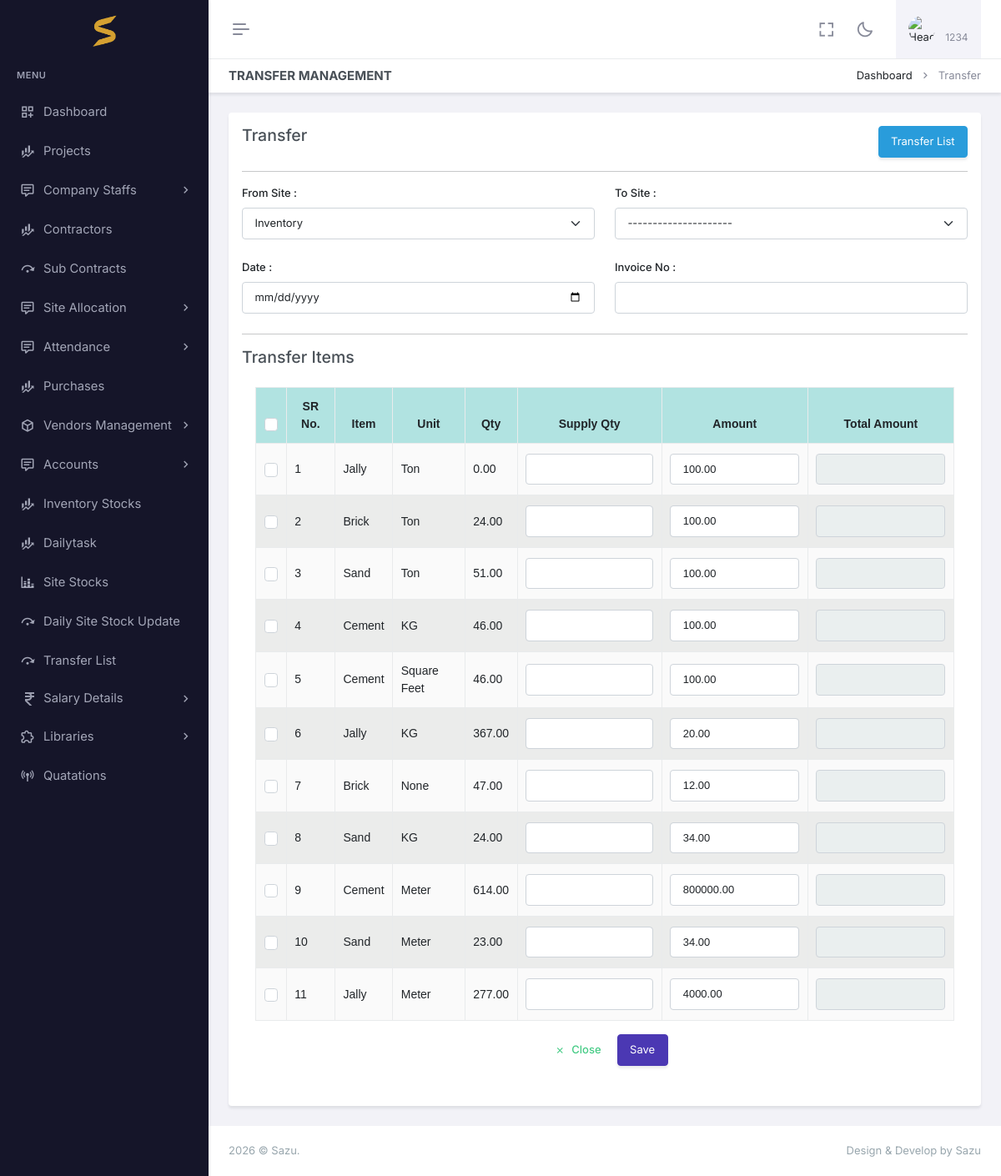
The app's page /transfer/ (signed in) with its own data.
### app/auth_models.py (models this page shows, shortened)
class CustomUser(AbstractBaseUser, PermissionsMixin):
    email=models.EmailField(null=True, blank=True,unique=True)
    image = models.ImageField(upload_to='profile_images/', null=True, blank=True)
    name = models.CharField(max_length=255)
    phone_number = models.CharField(max_length=10, unique=True)
    pin = models.CharField(max_length=6, null=True, blank=True)
    is_active = models.BooleanField(default=True)
    admin = models.BooleanField(default=False)
    is_employee = models.BooleanField(default=False)
    is_owner=models.BooleanField(default=False)
    created_at =models.DateField(auto_now_add=True)
    is_staff = models.BooleanField(default=False)
    is_superuser = models.BooleanField(default=False)
    otp = models.CharField(max_length=6, null=True, blank=True)
    created_at =models.DateField(auto_now_add=True)
    proof=models.FileField(upload_to="proof/", null=True, blank=True)
    USERNAME_FIELD = 'phone_number'
    REQUIRED_FIELDS = ['name']
    disable = models.BooleanField(default=False)
    objects = CustomUserManager()
    @property
    def company(self):
        print(self.is_employee)
        if self.admin:
            return self.company_set.all().last()
        if self.is_employee:
            if self.employee_set.all():
                return self.employee_set.all().last().company
        return None

### app/models.py (models this page shows, shortened)
class InventoryStock(models.Model):
    company=models.ForeignKey(Company,related_name='inventory_stocks', on_delete=models.CASCADE,null=True,blank=True)
    item=models.ForeignKey(MaterialLibrary, on_delete=models.CASCADE,null=True,blank=True)
    name= models.CharField(max_length=255,null=True,blank=True)
    total_supplied_qty=models.DecimalField(max_digits=10, decimal_places=2, default=0.0)
    qty=models.DecimalField(max_digits=10, decimal_places=2, default=0.0)    #add  with purchase qty
    price=models.DecimalField(max_digits=10, decimal_places=2, default=0.0)
    unit=models.ForeignKey(Uom, on_delete=models.CASCADE,null=True,blank=True)
    total_amount=models.DecimalField(max_digits=10, decimal_places=2, default=0.0)
    taken_qty = models.DecimalField(max_digits=10, decimal_places=2, default=0.0)
    date = models.DateField(auto_now_add=True, null=True, blank=True)

class MaterialLibrary(models.Model):
    company=models.ForeignKey(Company, on_delete=models.CASCADE,null=True,blank=True)
    item=models.CharField(max_length=100,null=True,blank=True)
    unit=models.ForeignKey(Uom, on_delete=models.CASCADE,null=True,blank=True)
    price=models.DecimalField(max_digits=10, decimal_places=2, default=0.0)
    date = models.DateField(auto_now_add=True, null=True, blank=True)
    class Meta:
        unique_together = ('item', 'company', 'unit')

class Uom(models.Model):
    company=models.ForeignKey(Company, on_delete=models.CASCADE,null=True,blank=True)
    name=models.CharField(max_length=50)
    date = models.DateField(auto_now_add=True, null=True, blank=True)
    def __str__(self):
        return self.name

### app/api.py (the view)
# urls.py: path('transfer/',api.transfer, name="transfer"),
@login_required(login_url='login')
def transfer(request):  #change name
    user=request.user
    allow,msg= check_user(request,TransferInvoice,instance=False)  # CHANGE model
    if not allow:
         context ={"unauthorized":msg}
         return render(request,"login.html",context)
    uom =Uom.objects.filter(company=request.user.company).order_by("-id")
    site =Project.objects.filter(company=request.user.company).order_by("-id")
    from_site = request.GET.get('from',"")
    print(from_site)
    items =[]
    if from_site:
        pro =site.filter(id=from_site).last()
        items = SiteStock.objects.filter(project=pro)
        print(items)
    else:
        items = InventoryStock.objects.filter(company=request.user.company).order_by("-id")
    querysets = TransferInvoice.objects.filter(company=request.user.company).order_by("-id")   #change query
    queryset,pages,search =customPagination(request,TransferInvoice,querysets)    #change, model
    context= {'queryset': queryset,"location":"transfer","pages" :pages,"search":search,"site":site,"uom":uom,"inventory" :request.user.company,'items' :items}   #change location name
    return render(request,"transfer/transfer.html",context)    #change template name

### app/context_processors.py (called while the page is built)
def my_env_var(request):
    return {
        'my_env_var': settings.JS_ENV
    }

### app/utils.py (called while the page is built)
def customPagination(request,Klass,queryset,serializer_class=None):
    search_query = request.GET.get('search',"")
    if search_query:
        search_filters = Q()
        for field in Klass._meta.fields:
            if field.get_internal_type() in ['CharField', 'TextField']:
                search_filters |= Q(**{f'{field.name}__icontains': search_query})
        queryset = queryset.filter(search_filters)
    paginator = Paginator(queryset, PAGE_SIZE)
    page_number = request.GET.get('page')
    page_obj = paginator.get_page(page_number)
    pages =paginator.num_pages
    obj =page_obj.object_list
    if serializer_class:
            queryjs =  (serializer_class(obj,many=True).data)
            print(queryjs)
    return page_obj,pages,search_query

def check_user(request,klass,instance=False):
    msg ='not allowed'
    return True ,msg

### app/templates/transfer/transfer.html (shortened to what this page needs)
{% extends "base.html" %}
{% load static %}
{% block header2 %}
<div id="layout-wrapper">
	<div class="main-content">
		<div class="page-content">
			<div class="container-fluid">
				<div class="row">
					<div class="col-12">
						<div class="page-title-box d-sm-flex align-items-center justify-content-between">
							<h4 class="mb-sm-0">Transfer Management</h4>
							<div class="page-title-right">
								<ol class="breadcrumb m-0">
									<li class="breadcrumb-item"><a href="javascript: void(0);">Dashboard</a></li>
									<li class="breadcrumb-item active">Transfer</li>
								</ol>
							</div>
						</div>
					</div>
				</div>
				<div class="row">
					<div class="col-lg-12">
						<div class="card">
							<div class="card-body">
								<div class="row">
									<div class="col-lg-10 col-md-10">
										<h4> Transfer </h4>
									</div>
									<div class="col-lg-2 col-md-2">
										<a href="{% url 'transferlist' %}" class="btn btn-info" style="float:right;">Transfer List</a>
									</div>
								</div>
								<hr>
								<form id="createForm" enctype="multipart/form-data">
									<div class="row">
										<div class="col-md-6 mb-2">
											<label for="" class="form-label">From Site :</label>
											<form id="transferForm" action="{% url 'add_transfer' %}" method="GET">
												<select class="form-select mb-3" aria-label="Default select example"
													id="fromsite" name="fromsite">
													{% if selectedSite|stringformat:"s" == "0" %}
													<option value="0" selected>Inventory</option>
													{% else %}
													<option value="0">Inventory</option>
													{% endif %}
												</select>
											</form>
										</div>
										<div class="col-md-6 mb-2">
											<label for="" class="form-label">To Site :</label>
											<select class="form-select mb-3" aria-label="Default select example"
												id="tosite" name="tosite">
												<option value="">---------------------</option>
											</select>
										</div>
										<div class="col-md-6 mb-2">
											<label for="" class="form-label">Date :</label>
											<input type="date" class="form-control" id="created_at" name="created_at">
										</div>
										<div class="col-md-6 mb-2">
											<label for="" class="form-label">Invoice No :</label>
											<input type="text" class="form-control" id="invoice_id" name="invoice_id">
										</div>
									</div>
									<hr>
									<h4>Transfer Items </h4>
									<div class="card-body">
										<table id="tab1"
											class="table table-bordered dt-responsive nowrap table-striped align-middle"
											style="width:100%">
											<thead>
												<tr>
													<th scope="col" style="width: 10px;">
														<div class="form-check">
															<input class="form-check-input fs-15" type="checkbox"
																id="checkAll" value="option">
														</div>
													</th>
													<th>SR No.</th>
													<th>Item</th>
													<th>Unit</th>
													<th>Qty</th>
													<th>Supply Qty</th>
													<th>Amount</th>
													<th>Total Amount</th>
												</tr>
											</thead>
											<tbody>
												{% for i in items %}
												<tr data-item-id="{{ i.id }}">
													<th scope="row">
														<div class="form-check">
															<input class="form-check-input fs-15 item-checkbox"
																type="checkbox" name="checkAll" value="{{i.item.id}}">
														</div>
													</th>
													<td>{{ forloop.counter }}</td>
													<td>{{i.item.item}}</td>
													<td>{{i.unit}}</td>
													<td>{{i.qty}}</td>
													<td><input type="text" class="form-control supply-qty" name="qty"
															min="0" max="{{i.qty}}"
															onchange="calculateTotalAmount(this)"
															data-item="{{ i.item.item }}">
													</td>
													<td><input type="text" class="form-control amount" id="amount"
															value="{{i.price}}" id="amount_{{forloop.counter}}"
															onchange="calculateTotalAmount(this)" name="amount">
													</td>
													<td>
														<input type="text" class="form-control total_amount" readonly
															id="total_amount_{{forloop.counter}}" name="total_amount">
													</td>
												</tr>
												{% endfor %}
											</tbody>
										</table>
										<p class="text-center mt-2">
											<button class="btn btn-link link-success fw-medium shadow-none"
												data-bs-dismiss="modal" onclick="clearErrors()">
												<i class="ri-close-line me-1 align-middle"></i> Close</button>
											<button type="button" class="btn btn-primary"
												onclick="createFunction(this)">Save
											</button>
										</p>
									</div>
								</form>
							</div>
						</div>
					</div>
				</div>
			</div>
			<footer class="footer">
				<div class="container-fluid">
					<div class="row">
						<div class="col-sm-6">
						</div>
						<div class="col-sm-6">
							<div class="text-sm-end d-none d-sm-block">
							</div>
						</div>
					</div>
				</div>
			</footer>
		</div>
	</div>
	{% endblock header2 %}

### app/templates/appbar.html (shortened to what this page needs)
{% load static %}
<div id="layout-wrapper">
    <header id="page-topbar">
        <div class="layout-width">
            <div class="navbar-header">
                <div class="d-flex">
                    <button type="button"
                        class="btn btn-sm px-3 fs-16 header-item vertical-menu-btn topnav-hamburger shadow-none"
                        id="topnav-hamburger-icon">
                        <span class="hamburger-icon">
                            <span></span>
                            <span></span>
                            <span></span>
                        </span>
                    </button>
                </div>
                <div class="d-flex align-items-center">
                    <div class="ms-1 header-item d-none d-sm-flex">
                        <button type="button"
                            class="btn btn-icon btn-topbar btn-ghost-secondary rounded-circle shadow-none"
                            data-toggle="fullscreen">
                            <i class="bx bx-fullscreen fs-22"></i>
                        </button>
                    </div>
                    <div class="ms-1 header-item d-none d-sm-flex">
                        <button type="button"
                            class="btn btn-icon btn-topbar btn-ghost-secondary rounded-circle light-dark-mode shadow-none">
                            <i class="bx bx-moon fs-22"></i>
                        </button>
                    </div>
                    <div class="dropdown ms-sm-3 header-item topbar-user">
                        <button type="button" class="btn shadow-none" id="page-header-user-dropdown"
                            data-bs-toggle="dropdown" aria-haspopup="true" aria-expanded="false">
                            <span class="d-flex align-items-center">
                                <img class="rounded-circle header-profile-user"
                                    src="{% static 'assets/images/users/avatar-1.jpg' %}" alt="Header Avatar">
                                <span class="text-start ms-xl-2">
                                    <span
                                        class="d-none d-xl-block ms-1 fs-12 user-name-sub-text">{{request.user.name}}</span>
                                </span>
                            </span>
                        </button>
                    </div>
                </div>
            </div>
        </div>
    </header>
</div>

### app/static/assets/css/style.css (style rules this page uses)
input[readonly] { background-color: rgb(234, 239, 239); }

### app/static/assets/css/table.css (style rules this page uses)
:root { --table-font-family: Arial, sans-serif; --table-font-size: 14px; }
table { width: 100%; border-collapse: collapse; font-family: var(--table-font-family); font-size: var(--table-font-size); }
th, td { border: 1px solid #ddd; padding: 10px; }
th { text-transform: capitalize; background-color: #f2f2f2; text-align: center !important; }
thead:first-child { background-color: #8ad5d3aa; }
tr:nth-child(even) { background-color: #d8dad883; }
th:first-letter { text-transform: uppercase; }

### records on screen
CustomUser: user.name "1234"
InventoryStock: item.item "Jally", unit "Ton", qty "0.00", amount "100.00"
InventoryStock: item.item "Brick", unit "Ton", qty "24.00", amount "100.00"
InventoryStock: item.item "Sand", unit "Ton", qty "51.00", amount "100.00"
InventoryStock: item.item "Cement", unit "KG", qty "46.00", amount "100.00"
InventoryStock: item.item "Cement", unit "Square Feet", qty "46.00", amount "100.00"
InventoryStock: item.item "Jally", unit "KG", qty "367.00", amount "20.00"
InventoryStock: item.item "Brick", unit "None", qty "47.00", amount "12.00"
InventoryStock: item.item "Sand", unit "KG", qty "24.00", amount "34.00"
InventoryStock: item.item "Cement", unit "Meter", qty "614.00", amount "800000.00"
InventoryStock: item.item "Sand", unit "Meter", qty "23.00", amount "34.00"
InventoryStock: item.item "Jally", unit "Meter", qty "277.00", amount "4000.00"
